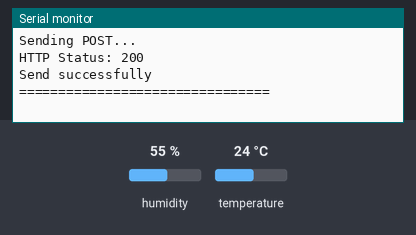
Bench run of a program on a simulated ESP32. Parts: the last lines printed to the serial monitor. Inputs (shaded band) come from the test bench; at power-on: humidity 55 %, temperature 24 °C. WiFi joins after 1.5 s; servers stay silent unless stated; uploads are accepted with an empty reply.

Above: at 2.7 s.
2.8 s: humidity set to 22 %
At 11.89 s:
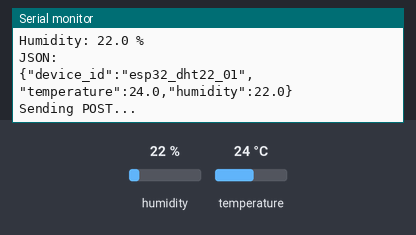
13.0 s: temperature set to 12 °C
At 22.1 s:
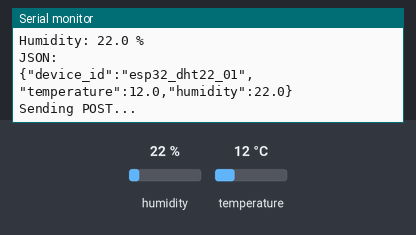
23.2 s: humidity set to 40 %
At 32.32 s:
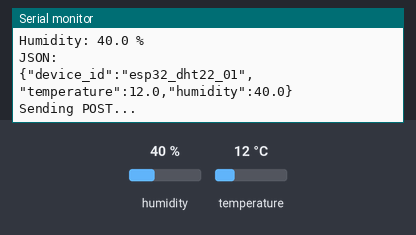
Timing chart, 0 to 33.8 s (numbered marks = the images above; inputs shaded):
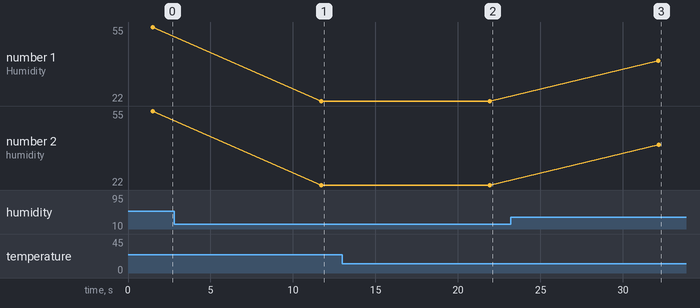

The program:

main.cpp
```cpp
#include <Arduino.h>
#include <DHT.h>
#include <HTTPClient.h>
#include <WiFi.h>
#include <WiFiClientSecure.h>

// Sửa URL Webhook.site ở đây. Bài 1 và Bài 3 dùng cùng URL này.
const char* WEBHOOK_URL = "https://webhook.site/d46f3a6d-de17-4679-a649-ef20172f80c5";

const char* WIFI_SSID = "Wokwi-GUEST";
const char* WIFI_PASSWORD = "";
const int DHT_PIN = 23;
const int SEND_EVERY_MS = 10000;

DHT dht(DHT_PIN, DHT22);

bool connectWiFi() {
  Serial.print("WiFi: Connecting");
  WiFi.mode(WIFI_STA);
  WiFi.begin(WIFI_SSID, WIFI_PASSWORD, 6);

  // Chờ tối đa 20 giây để kết nối Wi-Fi.
  for (int i = 0; i < 80 && WiFi.status() != WL_CONNECTED; i++) {
    delay(250);
    Serial.print(".");
  }
  Serial.println();

  if (WiFi.status() == WL_CONNECTED) {
    Serial.println("WiFi: Connected");
    return true;
  }

  Serial.println("WiFi connection failed");
  return false;
}

void sendSensorData() {
  const float temperature = dht.readTemperature();
  const float humidity = dht.readHumidity();

  if (isnan(temperature) || isnan(humidity)) {
    Serial.println("DHT22 read failed");
    return;
  }

  String json = "{\"device_id\":\"esp32_dht22_01\",\"temperature\":";
  json += String(temperature, 1);
  json += ",\"humidity\":";
  json += String(humidity, 1);
  json += "}";

  Serial.println("================================");
  Serial.printf("Temperature: %.1f °C\n", temperature);
  Serial.printf("Humidity: %.1f %%\n", humidity);
  Serial.println("JSON:");
  Serial.println(json);
  Serial.println("Sending POST...");

  WiFiClientSecure secureClient;
  secureClient.setInsecure();
  HTTPClient http;
  http.setTimeout(10000);

  if (!http.begin(secureClient, WEBHOOK_URL)) {
    Serial.println("HTTP error: invalid Webhook URL");
    Serial.println("================================");
    return;
  }

  http.addHeader("Content-Type", "application/json");
  const int status = http.POST(json);
  if (status > 0) {
    Serial.printf("HTTP Status: %d\n", status);
    if (status >= 200 && status < 300) {
      Serial.println("Send successfully");
    } else {
      Serial.printf("HTTP error: server returned %d\n", status);
    }
  } else {
    Serial.printf("HTTP error: %s\n", http.errorToString(status).c_str());
  }
  http.end();
  Serial.println("================================");
}

void setup() {
  Serial.begin(115200);
  dht.begin();
  connectWiFi();
}

void loop() {
  if (WiFi.status() != WL_CONNECTED) {
    connectWiFi();
  }
  if (WiFi.status() == WL_CONNECTED) {
    sendSensorData();
  }
  delay(SEND_EVERY_MS);
}
```

Measured:
- after the input at 2.8 s, the serial monitor: prints a new line after 8.9 s (image 1)
- after the input at 13.0 s, the serial monitor: prints a new line after 8.9 s (image 2)
- after the input at 23.2 s, the serial monitor: prints a new line after 9.0 s (image 3)
- plotted number 1: 22 → 40 after the input at 23.2 s
- plotted number 2: 22 → 40 after the input at 23.2 s
